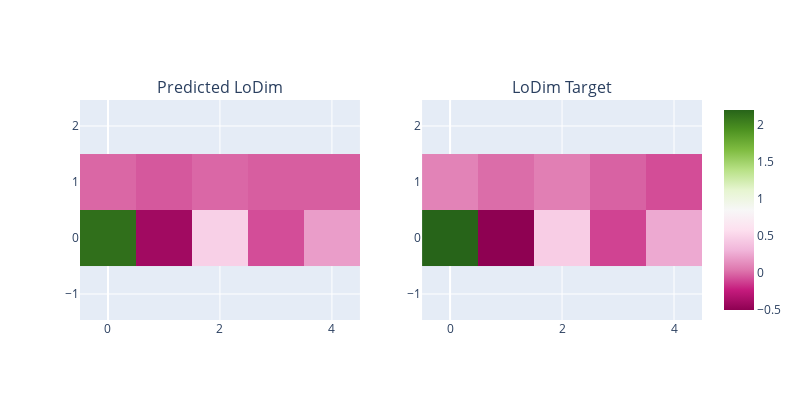

Notebook cell for this chart:
### Code cell
compare_images(
    pred_proj[sample_idx].cpu(),
    y_proj[sample_idx].cpu(),
    titles=["Predicted LoDim", "LoDim Target"],
)

### Figure 1 — Plotly figure (JSON) as saved in the notebook; plotly's stock layout.template omitted (floating-point values rounded to 4 significant figures)
{"data": [{"coloraxis": "coloraxis", "hovertemplate": "x: %{x}<br>y: %{y}<br>color: %{z}<extra></extra>", "name": "0", "type": "heatmap", "xaxis": "x", "yaxis": "y", "z": [[2.13, -0.4094, 0.4707, -0.0862, 0.2012], [-0.01045, -0.05545, -0.009671, -0.03795, -0.03819]]}, {"coloraxis": "coloraxis", "hovertemplate": "x: %{x}<br>y: %{y}<br>color: %{z}<extra></extra>", "name": "0", "type": "heatmap", "xaxis": "x2", "yaxis": "y2", "z": [[2.194, -0.5028, 0.4523, -0.1154, 0.2524], [0.08964, 0.006315, 0.07277, -0.02512, -0.08747]]}], "layout": {"annotations": [{"font": {"size": 16}, "showarrow": false, "text": "Predicted LoDim", "x": 0.225, "xanchor": "center", "xref": "paper", "y": 1, "yanchor": "bottom", "yref": "paper"}, {"font": {"size": 16}, "showarrow": false, "text": "LoDim Target", "x": 0.775, "xanchor": "center", "xref": "paper", "y": 1, "yanchor": "bottom", "yref": "paper"}], "height": 400, "width": 800, "xaxis": {"anchor": "y", "domain": [0, 0.45], "scaleanchor": "y"}, "xaxis2": {"anchor": "y2", "domain": [0.55, 1], "scaleanchor": "y2"}, "yaxis": {"anchor": "x", "domain": [0, 1]}, "yaxis2": {"anchor": "x2", "domain": [0, 1]}}}
